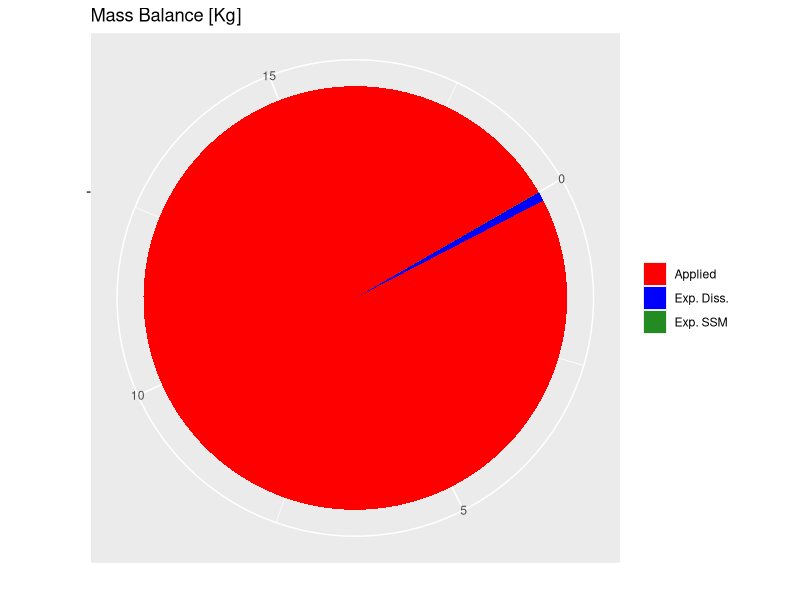

The R script that drew this image:
## ---- chunk 1
out.CoIs <- read.csv2('Data/WeeklyHydroContam_R.csv')
out.CoIs$ti <- as.POSIXct(out.CoIs$ti, "%Y-%m-%d %H:%M", tz="EST")

# Cummulative Input [g]:
massIN = tail(out.CoIs$CumAppMass.g, n=1)
massIN

# Cummulative Output [g]
massOUT = tail(out.CoIs$CumOutSmeto.g, n=1)
massOUT

# Bulk isotope output (Week 11) 
BulkDeltaOut = sum(out.CoIs$FracDeltaOut)
BulkDeltaOut

# Of which in suspended solids [g]:
massOUT.Filt =  tail(out.CoIs$CumOutFilt.g, n=1)
massOUT.Filt


# Of which in solution [g]:
massOUT.Diss = tail(out.CoIs$CumOutDiss.g, n=1)
massOUT.Diss

## ---- chunk 2
library("ggplot2")
df <- data.frame(
  variable = c("Applied", "Exp. Diss.", "Exp. SSM"),
  value = c(massIN/1000, massOUT.Diss/1000, massOUT.Filt/1000)
)
pie <- ggplot(df, aes(x = "", y = value, fill = variable)) +
  geom_bar(width = 1, stat = "identity") +
  scale_fill_manual(values = c("red", "blue", "forestgreen")) +
  coord_polar("y", start = pi / 3) +
  labs(title = "Mass Balance [Kg]") +
  ylab("") +
  xlab("") +
  theme(legend.title=element_blank())
  

